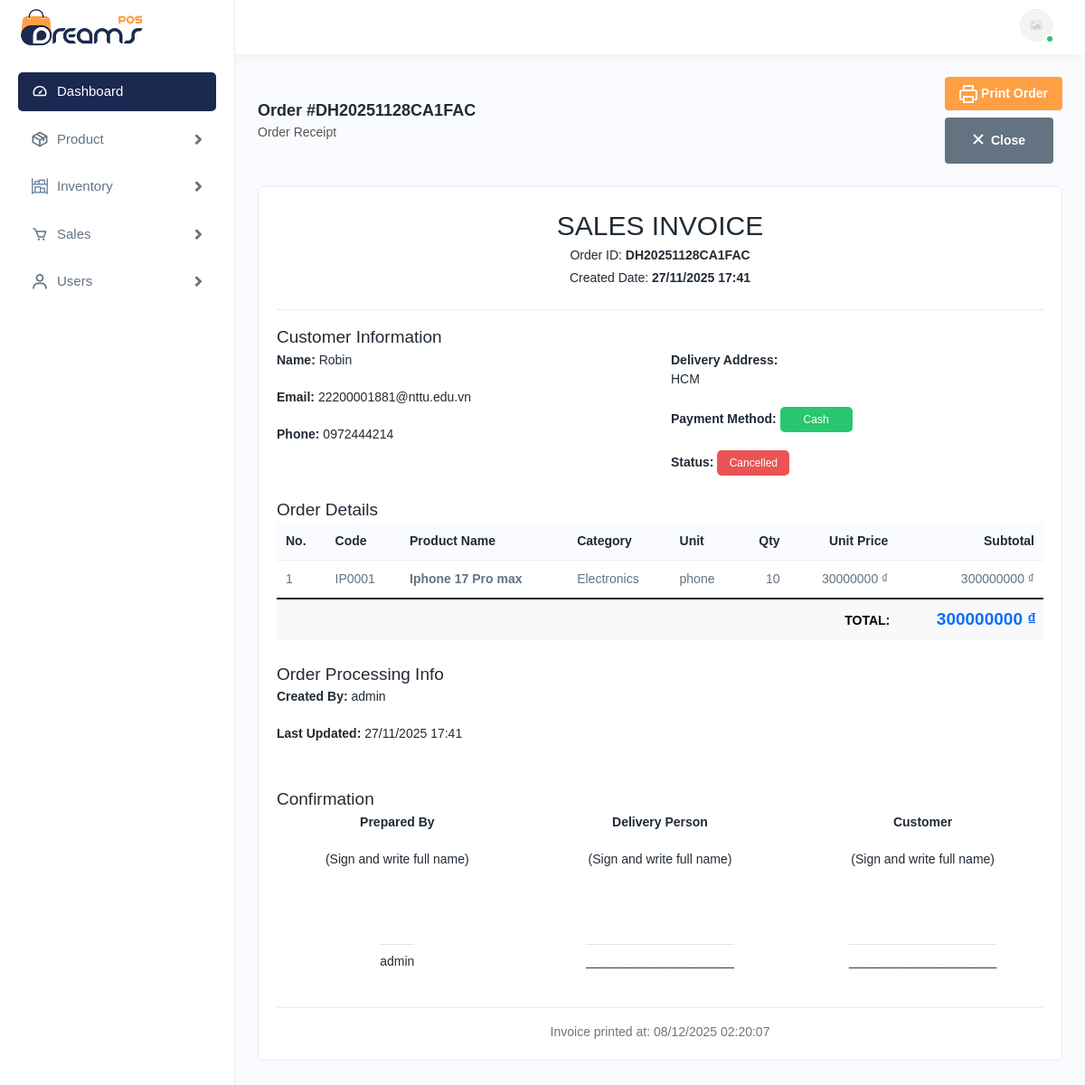
Page /sales/order/2/print/ (signed in) on the committed database.
### apps/sales/models.py (models this page shows, shortened)
class Order(models.Model):
    STATUS_CHOICES = [
        ('pending', 'Pending'),
        ('confirmed', 'Confirmed'),
        ('shipped', 'Shipped'),
        ('delivered', 'Delivered'),
        ('cancelled', 'Cancelled'),
    ]
    PAYMENT_METHOD_CHOICES = [
        ('cash', 'Cash'),
        ('transfer', 'Transfer'),
        ('cod', 'COD'),
    ]
    order_id = models.CharField(unique=True,max_length=20)
    customer_name = models.CharField(max_length=200)
    customer_email = models.EmailField(max_length=50)
    customer_phone = models.CharField(max_length=20)
    customer_address = models.TextField(max_length=200)
    note = models.TextField(blank=True)
    payment_method = models.CharField(max_length=20, choices=PAYMENT_METHOD_CHOICES, default='pending')
    total_amount = models.DecimalField(max_digits=30, decimal_places=2, default=0)
    created_by = models.ForeignKey(AUTH_USER_MODEL, on_delete=models.SET_NULL, null=True)
    created_at = models.DateTimeField(auto_now_add=True)
    updated_at = models.DateTimeField(auto_now=True)
    status = models.CharField(max_length=20, choices=STATUS_CHOICES, default='pending', verbose_name="Status")

class OrderItem(models.Model):
    order = models.ForeignKey(Order, on_delete=models.CASCADE, related_name='items', verbose_name="Order")
    product = models.ForeignKey('catalog.Product', on_delete=models.PROTECT, verbose_name="Product")
    quantity = models.IntegerField(verbose_name="Quantity")
    unit_price = models.DecimalField(max_digits=20, decimal_places=2, verbose_name="Unit Price")
    subtotal = models.DecimalField(max_digits=24, decimal_places=2, editable=False, verbose_name="Subtotal")
    class Meta:
        unique_together = ('order', 'product')

### apps/catalog/models.py (models this page shows, shortened)
class Product(models.Model):
    product_id = models.CharField(max_length=20, unique=True)
    name = models.CharField(max_length=200)
    category = models.ForeignKey(Category, on_delete=models.PROTECT)
    description = models.TextField(null=True, blank=True)
    unit = models.CharField(max_length=10)
    price = models.DecimalField(max_digits=20, decimal_places=2)
    image = models.ImageField(upload_to='product/', null=True, blank=True)
    is_active = models.BooleanField(default=True)
    created_at = models.DateTimeField(auto_now_add=True)

class Category(models.Model):
    category_id = models.CharField(max_length=20,unique=True)
    name = models.CharField(max_length=100)
    description = models.TextField(null=True, blank=True)
    created_at = models.DateTimeField(auto_now_add=True)
    is_active = models.BooleanField(default=True)

### apps/authentication/models.py (models this page shows, shortened)
class User(AbstractUser):
    role_choices = [
        ('admin', 'admin'),
        ('warehouse', 'warehouse'),
        ('sales','sales'),
    ]
    role =  models.CharField(max_length=20,choices=role_choices,default='sales')
    phone = models.CharField(max_length=20)
    avatar = models.ImageField(upload_to='assets/img/avatars/',blank=True,null=True)
    @property
    def full_name(self):
        if self.first_name or self.last_name:
            return f"{self.first_name} {self.last_name}".strip()
        return self.username

### apps/sales/views.py (the view)
# urls.py: path('order/<int:id>/print/', views.print_order, name='print_order')
@login_required
def print_order(request, id):
    order = get_object_or_404(Order, id=id)
    order_items = order.items.select_related('product').all()
    context = {
        'order': order,
        'order_items': order_items,
        'print_date': datetime.now(),
    }
    return render(request, 'sales/order-print.html', context)

### templates/sales/order-print.html (shortened to what this page needs)
{% extends "layout.html" %}
{% load static %}
{% block content %}
<div class="page-wrapper">
<div class="content">
<div class="page-header">
<div class="page-title">
<h4>Order #{{ order.order_id }}</h4>
<h6>Order Receipt</h6>
</div>
<div class="page-btn">
<a href="javascript:void(0);" class="btn btn-added mb-2" onclick="window.print()">
<img src="{% static 'assets/img/icons/printer.svg' %}" alt="img" class="me-1">
Print Order
</a>
<a href="{% url 'order_detail' order.id %}" class="btn btn-cancel">
<img src="{% static 'assets/img/icons/closes.svg' %}" alt="img" class="me-1">
Close
</a>
</div>
</div>
<div class="card">
<div class="card-body">
<div class="invoice-box">
<div class="text-center mb-4">
<h2 class="text-uppercase">SALES INVOICE</h2>
<p class="mb-1">Order ID: <strong>{{ order.order_id }}</strong></p>
<p>Created Date: <strong>{{ order.created_at|date:"d/m/Y H:i" }}</strong></p>
</div>
<hr>
<div class="row mb-4">
<div class="col-lg-12">
<h5 class="form-title"><span>Customer Information</span></h5>
</div>
<div class="col-lg-6">
<p><strong>Name:</strong> {{ order.customer_name }}</p>
<p><strong>Email:</strong> {{ order.customer_email }}</p>
<p><strong>Phone:</strong> {{ order.customer_phone }}</p>
</div>
<div class="col-lg-6">
<p><strong>Delivery Address:</strong><br>{{ order.customer_address }}</p>
<p><strong>Payment Method:</strong>
{% if order.payment_method == 'cash' %}
    <span class="badges bg-lightgreen">Cash</span>
{% elif order.payment_method == 'transfer' %}
    <span class="badges bg-lightpurple">Bank Transfer</span>
{% else %}
    <span class="badges bg-lightyellow">COD</span>
{% endif %}
</p>
<p><strong>Status:</strong>
{% if order.status == 'pending' %}
    <span class="badges bg-lightyellow">Pending</span>
{% elif order.status == 'confirmed' %}
    <span class="badges bg-lightgreen">Confirmed</span>
{% elif order.status == 'shipped' %}
    <span class="badges bg-lightpurple">Shipping</span>
{% elif order.status == 'delivered' %}
    <span class="badges bg-darkgreen text-white">Completed</span>
{% else %}
    <span class="badges bg-lightred">Cancelled</span>
{% endif %}
</p>
</div>
</div>
<div class="row mb-4">
<div class="col-lg-12">
<h5 class="form-title"><span>Order Details</span></h5>
</div>
<div class="col-lg-12">
<div class="table-responsive">
<table class="table table-bordered">
    <thead>
        <tr>
            <th>No.</th>
            <th>Code</th>
            <th>Product Name</th>
            <th>Category</th>
            <th>Unit</th>
            <th class="text-end">Qty</th>
            <th class="text-end">Unit Price</th>
            <th class="text-end">Subtotal</th>
        </tr>
    </thead>
    <tbody>
        {% for item in order_items %}
        <tr>
            <td>{{ forloop.counter }}</td>
            <td>{{ item.product.product_id }}</td>
            <td>
                <strong>{{ item.product.name }}</strong>
            </td>
            <td>{{ item.product.category.name }}</td>
            <td>{{ item.product.unit }}</td>
            <td class="text-end">{{ item.quantity }}</td>
            <td class="text-end">{{ item.unit_price|floatformat:0 }} ₫</td>
            <td class="text-end">{{ item.subtotal|floatformat:0 }} ₫</td>
        </tr>
        {% endfor %}
    </tbody>
    <tfoot>
        <tr class="table-light">
            <td colspan="7" class="text-end"><strong>TOTAL:</strong></td>
            <td class="text-end">
                <h5 class="text-primary mb-0">
                    <strong>{{ order.total_amount|floatformat:0 }} ₫</strong>
                </h5>
            </td>
        </tr>
    </tfoot>
</table>
</div>
</div>
</div>
<div class="row mb-4">
<div class="col-lg-12">
<h5 class="form-title"><span>Order Processing Info</span></h5>
</div>
<div class="col-lg-12">
<p><strong>Created By:</strong>
{{ order.created_by.get_full_name|default:order.created_by.username }}
</p>
<p><strong>Last Updated:</strong>
{{ order.updated_at|date:"d/m/Y H:i" }}
</p>
</div>
</div>
<div class="row mt-5">
<div class="col-lg-12">
<h5 class="form-title"><span>Confirmation</span></h5>
</div>
<div class="col-lg-4 text-center">
<p><strong>Prepared By</strong></p>
<p><em>(Sign and write full name)</em></p>
<br><br><br>
<p class="border-top pt-2 d-inline-block">
{{ order.created_by.get_full_name|default:order.created_by.username }}
</p>
</div>
<div class="col-lg-4 text-center">
<p><strong>Delivery Person</strong></p>
<p><em>(Sign and write full name)</em></p>
<br><br><br>
<p class="border-top pt-2 d-inline-block">_____________________</p>
</div>
<div class="col-lg-4 text-center">
<p><strong>Customer</strong></p>
<p><em>(Sign and write full name)</em></p>
<br><br><br>
<p class="border-top pt-2 d-inline-block">_____________________</p>
</div>
</div>
<div class="row mt-4">
<div class="col-lg-12 text-center">
<hr>
<p class="text-muted"><small>Invoice printed at: {{ print_date|date:"d/m/Y H:i:s" }}</small></p>
</div>
</div>
</div>
</div>
</div>
</div>
</div>
{% endblock %}

### templates/layout.html (shortened to what this page needs)
{% load static %}
<!DOCTYPE html>
<html lang="en">
<head>
<link rel="stylesheet" href="{% static 'assets/css/bootstrap.min.css' %} ">
<link rel="stylesheet" href="{% static 'assets/css/animate.css' %} ">
<link rel="stylesheet" href="{% static 'assets/css/dataTables.bootstrap4.min.css' %} ">
<link rel="stylesheet" href="{% static 'assets/plugins/fontawesome/css/fontawesome.min.css' %} ">
<link rel="stylesheet" href="{% static 'assets/plugins/fontawesome/css/all.min.css' %} ">
<link rel="stylesheet" href="{% static 'assets/css/style.css' %} ">
</head>
<body>
<div class="main-wrapper">
<div class="header">
<div class="header-left active">
<a href="{% url 'dashboard' %}" class="logo">
<img src="{% static 'assets/img/logo.png' %}" alt="">
</a>
</div>
<ul class="nav user-menu">
<li class="nav-item dropdown has-arrow main-drop">
<a href="javascript:void(0);" class="dropdown-toggle nav-link userset" data-bs-toggle="dropdown">
<span class="user-img">
    {% if user.avatar %}
<img src="{{ user.avatar.url }}" alt="{{ user.username }}"
                 style="width: 40px; height: 40px; border-radius: 50%; object-fit: cover; border: 2px solid #fff;">
    {% else %}
    <img src="{% static 'assets/img/product/noimage.png' %}" alt="{{ user.username }}"
                     style="width: 40px; height: 40px; border-radius: 50%; object-fit: cover; border: 2px solid #fff;">
    {% endif %}
<span class="status online"></span></span>
</a>
</li>
</ul>
</div>
<div class="sidebar" id="sidebar">
<div class="sidebar-inner slimscroll">
<div id="sidebar-menu" class="sidebar-menu">
<ul>
<li class="active">
<a href="{% url 'dashboard' %}"><img src="{% static 'assets/img/icons/dashboard.svg' %}" alt="img"><span> Dashboard</span> </a>
</li>
<li class="submenu">
<a href="javascript:void(0);"><img src="{% static 'assets/img/icons/product.svg' %}" alt="img"><span> Product</span> <span class="menu-arrow"></span></a>
</li>
<li class="submenu">
<a href="javascript:void(0);"><img src="{% static 'assets/img/icons/inventory.svg' %}" alt="img"><span> Inventory</span> <span class="menu-arrow"></span></a>
</li>
<li class="submenu">
<a href="javascript:void(0);"><img src="{% static 'assets/img/icons/sales1.svg' %}" alt="img"><span> Sales</span> <span class="menu-arrow"></span></a>
</li>
<li class="submenu">
<a href="javascript:void(0);"><img src="{% static 'assets/img/icons/users1.svg' %}" alt="img"><span> Users</span> <span class="menu-arrow"></span></a>
</li>
</ul>
</div>
</div>
</div>
</div>
{% block content %}
{% endblock %}
</body>
</html>

### templates/scripts.html (shortened to what this page needs)
{% load static %}

### rows in the picture
Order: order_id "DH20251128CA1FAC", created_at "27/11/2025 17:41", customer_name "Robin", customer_email "22200001881@nttu.edu.vn", customer_phone "0972444214", customer_address "HCM", total_amount "300000000", created_by.get_full_name "admin", updated_at "27/11/2025 17:41"
OrderItem: product.product_id "IP0001", product.name "Iphone 17 Pro max", product.category.name "Electronics", product.unit "phone", quantity "10", unit_price "30000000", subtotal "300000000"
